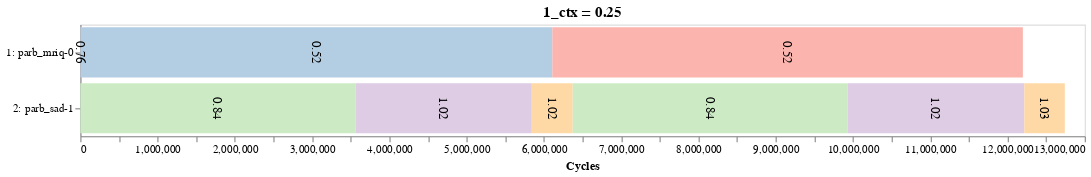
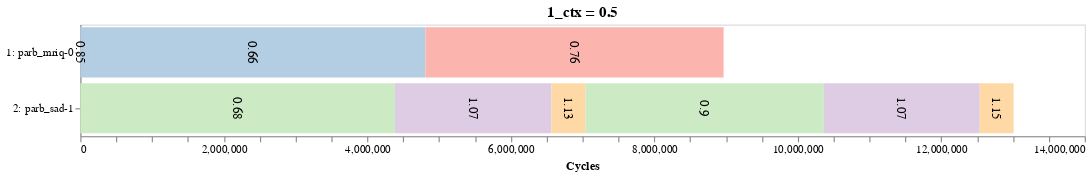

Source (notebook cell) for these figures, in order:
### Code cell
ctx_dd = widgets.Dropdown(options=uniq_pairs, value=uniq_pairs[0], description='Pair:')
ctx_btn = widgets.Button(description='Display', button_style='info')

def show_widgets_ctx():
    display(ctx_dd)
    display(ctx_btn)
    

def ctx_onclick(b):
    clear_output()
    show_widgets_ctx()
    
    apps = ctx_dd.value.split('+')
    df_apps = df_ctx[(df_ctx['1_bench'] == apps[0]) & (df_ctx['2_bench'] == apps[1])]
    df_apps = df_apps.sort_values('1_ctx')
    for rid, row in df_apps.iterrows():
        app1 = row['1_bench']
        app2 = row['2_bench']
        # Show actual timeline
        gen_altair.draw_altair_timeline(row, col_title='1_ctx').display()  
        # Print ctas/SM for each kernel in each app
        print(app1, ':', row['cta_quota'][1], 'CTAs/SM')
        print(app2, ':', row['cta_quota'][2], 'CTAs/SM')
        
        print('slowdown:', row['sld'])
        print('weighted speedup:', row['ws'])
        
        # Show predicted timeline based on df_dynamic info
        matrix_size = (len(const.kernel_yaml[app2]), len(const.kernel_yaml[app1]))
        interference_1 = np.zeros(matrix_size)
        interference_2 = np.zeros(matrix_size)

        no_predict = False
        # Build interference matrix
        for kernel_1 in const.kernel_yaml[app1]:
            if not no_predict:
                for kernel_2 in const.kernel_yaml[app2]:
                    cta_1 = row['cta_quota'][1][kernel_1-1]
                    cta_2 = row['cta_quota'][2][kernel_2-1]
                    dynamic_idx = (app1, int(cta_1), app2, int(cta_2))

                    if dynamic_idx not in df_dynamic_index.index:
                        no_predict = True
                        break

                    sld_1 = df_dynamic_index.loc[dynamic_idx, 'sld'].to_list()[0][1]
                    sld_2 = df_dynamic_index.loc[dynamic_idx, 'sld'].to_list()[0][2]

                    matrix_idx = (kernel_2-1, kernel_1-1)

                    interference_1[matrix_idx] = sld_1
                    interference_2[matrix_idx] = sld_2
        
        if not no_predict:
            # Get baseline runtime
            runtimes = [get_runtime(row['1_bench']), get_runtime(row['2_bench'])]
            interference = [interference_1, interference_2]
            
            app1_kernels = ['{0}:{1}'.format(app1, kernel) for kernel in const.kernel_yaml[app1]]
            app2_kernels = ['{0}:{1}'.format(app2, kernel) for kernel in const.kernel_yaml[app2]]

            df_header = (app2_kernels, app1_kernels)
            print_table(apps, 'slowdown', interference, df_header)


            # Predict app slowdown
            predict_app(runtimes, interference, [app1, app2])
        
        print('-' * 100)

show_widgets_ctx()
ctx_btn.on_click(ctx_onclick)

### Figure 1 — Vega-Lite specification as saved in the notebook (floating-point values rounded to 4 significant figures)
{"config": {"view": {"continuousWidth": 400, "continuousHeight": 300}, "axis": {"grid": false}, "header": {"titleColor": "black", "titleFontSize": 14}}, "layer": [{"mark": "bar", "encoding": {"color": {"type": "nominal", "field": "kernel", "legend": null, "scale": {"scheme": "pastel1"}}, "x": {"type": "quantitative", "field": "start", "title": "Cycles"}, "x2": {"field": "end"}, "y": {"type": "nominal", "field": "stream", "sort": null}}, "height": 100, "title": "1_ctx = 0.25", "width": 900}, {"mark": {"type": "text", "align": "center", "angle": 90, "baseline": "middle", "color": "black", "fontSize": 12}, "encoding": {"text": {"type": "quantitative", "field": "norm"}, "x": {"type": "quantitative", "field": "position"}, "y": {"type": "nominal", "field": "stream", "sort": null, "title": null}}}], "data": {"name": "data-cb64d64d5418a5ffc89d1961b2cdbef6"}, "$schema": "https://vega.github.io/schema/vega-lite/v4.8.1.json", "datasets": {"data-cb64d64d5418a5ffc89d1961b2cdbef6": [{"start": 0, "end": 1703, "stream": "1: parb_mriq-0", "kernel": "1:1", "position": 851.5, "norm": 0.76}, {"start": 1703, "end": 6108895, "stream": "1: parb_mriq-0", "kernel": "1:2", "position": 3055000.0, "norm": 0.52}, {"start": 6108895, "end": 12198724, "stream": "1: parb_mriq-0", "kernel": "1:1", "position": 9154000.0, "norm": 0.52}, {"start": 0, "end": 3560548, "stream": "2: parb_sad-1", "kernel": "2:1", "position": 1780000.0, "norm": 0.84}, {"start": 3560548, "end": 5842994, "stream": "2: parb_sad-1", "kernel": "2:2", "position": 4702000.0, "norm": 1.02}, {"start": 5842994, "end": 6372670, "stream": "2: parb_sad-1", "kernel": "2:3", "position": 6108000.0, "norm": 1.02}, {"start": 6372670, "end": 9930316, "stream": "2: parb_sad-1", "kernel": "2:1", "position": 8151000.0, "norm": 0.84}, {"start": 9930316, "end": 12218028, "stream": "2: parb_sad-1", "kernel": "2:2", "position": 11070000.0, "norm": 1.02}, {"start": 12218028, "end": 12741814, "stream": "2: parb_sad-1", "kernel": "2:3", "position": 12480000.0, "norm": 1.03}]}}

### Figure 2 — Vega-Lite specification as saved in the notebook (floating-point values rounded to 4 significant figures)
{"config": {"view": {"continuousWidth": 400, "continuousHeight": 300}, "axis": {"grid": false}, "header": {"titleColor": "black", "titleFontSize": 14}}, "layer": [{"mark": "bar", "encoding": {"color": {"type": "nominal", "field": "kernel", "legend": null, "scale": {"scheme": "pastel1"}}, "x": {"type": "quantitative", "field": "start", "title": "Cycles"}, "x2": {"field": "end"}, "y": {"type": "nominal", "field": "stream", "sort": null}}, "height": 100, "title": "1_ctx = 0.5", "width": 900}, {"mark": {"type": "text", "align": "center", "angle": 90, "baseline": "middle", "color": "black", "fontSize": 12}, "encoding": {"text": {"type": "quantitative", "field": "norm"}, "x": {"type": "quantitative", "field": "position"}, "y": {"type": "nominal", "field": "stream", "sort": null, "title": null}}}], "data": {"name": "data-b1d2652bd29508330be85770ec015538"}, "$schema": "https://vega.github.io/schema/vega-lite/v4.8.1.json", "datasets": {"data-b1d2652bd29508330be85770ec015538": [{"start": 0, "end": 1510, "stream": "1: parb_mriq-0", "kernel": "1:1", "position": 755.0, "norm": 0.85}, {"start": 1510, "end": 4809593, "stream": "1: parb_mriq-0", "kernel": "1:2", "position": 2406000.0, "norm": 0.66}, {"start": 4809593, "end": 8966012, "stream": "1: parb_mriq-0", "kernel": "1:1", "position": 6888000.0, "norm": 0.76}, {"start": 0, "end": 4385105, "stream": "2: parb_sad-1", "kernel": "2:1", "position": 2193000.0, "norm": 0.68}, {"start": 4385105, "end": 6565295, "stream": "2: parb_sad-1", "kernel": "2:2", "position": 5475000.0, "norm": 1.07}, {"start": 6565295, "end": 7043987, "stream": "2: parb_sad-1", "kernel": "2:3", "position": 6805000.0, "norm": 1.13}, {"start": 7043987, "end": 10364630, "stream": "2: parb_sad-1", "kernel": "2:1", "position": 8704000.0, "norm": 0.9}, {"start": 10364630, "end": 12535878, "stream": "2: parb_sad-1", "kernel": "2:2", "position": 11450000.0, "norm": 1.07}, {"start": 12535878, "end": 13008188, "stream": "2: parb_sad-1", "kernel": "2:3", "position": 12770000.0, "norm": 1.15}]}}
